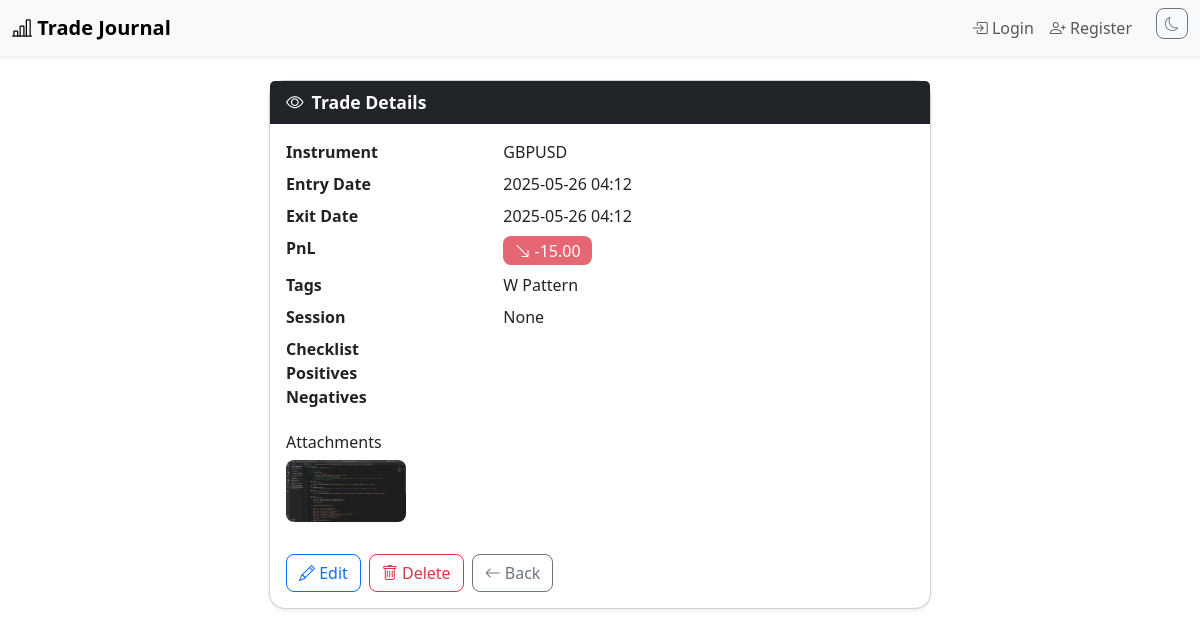
/trades/42/, run on an earlier commit of the app's database.
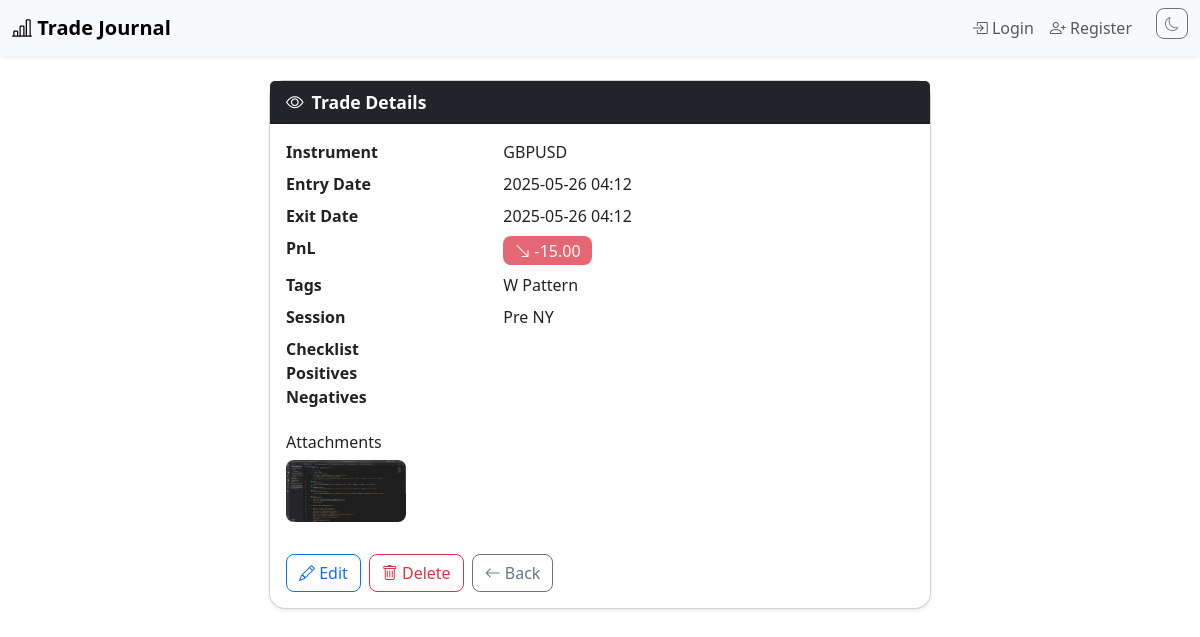
And on a later commit of the database.
### core/models.py (models this page shows, shortened)
class Trade(models.Model):
    account = models.ForeignKey('Account', on_delete=models.CASCADE, related_name='trades')
    instrument = models.CharField(max_length=100)
    entry_price = models.DecimalField(max_digits=12, decimal_places=4)
    exit_price = models.DecimalField(max_digits=12, decimal_places=4)
    entry_date = models.DateTimeField()
    exit_date = models.DateTimeField()
    quantity = models.DecimalField(max_digits=12, decimal_places=2)
    notes = models.TextField(blank=True)
    tags = models.ManyToManyField('Tag', blank=True)
    session = models.ForeignKey('Session', null=True, blank=True, on_delete=models.SET_NULL)
    checklist = models.ManyToManyField('ChecklistItem', blank=True)
    positives = models.ManyToManyField('Positive', blank=True)
    negatives = models.ManyToManyField('Negative', blank=True)
    gross_pnl = models.DecimalField(max_digits=12, decimal_places=2, default=0)
    charges = models.DecimalField(max_digits=12, decimal_places=2, default=0)
    net_pnl = models.DecimalField(max_digits=12, decimal_places=2, default=0)
    @property
    def pnl(self):
        return self.net_pnl

class Tag(models.Model):
    name = models.CharField(max_length=50)
    def __str__(self):
        return self.name

class TradeAttachment(models.Model):
    trade = models.ForeignKey('Trade', on_delete=models.CASCADE, related_name='attachments')
    file = models.FileField(upload_to='trade_attachments/')
    uploaded_at = models.DateTimeField(auto_now_add=True)

class Session(models.Model):
    name = models.CharField(max_length=50, unique=True)
    def __str__(self):
        return self.name

### core/views.py (the view)
# urls.py: path('trades/<int:pk>/', views.trade_detail_view, name='trade_detail'),
def trade_detail_view(request, pk):
    trade = get_object_or_404(Trade, pk=pk)
    return render(request, 'trade_detail.html', {'trade': trade})

### core/templates/trade_detail.html (shortened to what this page needs)
{% extends 'base.html' %}
{% block content %}
<div class="container my-4">
  <div class="row justify-content-center">
    <div class="col-md-8 col-lg-7">
      <div class="card shadow-sm">
        <div class="card-header bg-dark text-white d-flex align-items-center">
          <i class="bi bi-eye me-2"></i> Trade Details
        </div>
        <div class="card-body">
          <dl class="row mb-0">
            <dt class="col-sm-4">Instrument</dt>
            <dd class="col-sm-8">{{ trade.instrument }}</dd>
            <dt class="col-sm-4">Entry Date</dt>
            <dd class="col-sm-8">{{ trade.entry_date|date:'Y-m-d H:i' }}</dd>
            <dt class="col-sm-4">Exit Date</dt>
            <dd class="col-sm-8">{{ trade.exit_date|date:'Y-m-d H:i' }}</dd>
            <dt class="col-sm-4">PnL</dt>
            <dd class="col-sm-8">
              {% if trade.pnl >= 0 %}
                <span class="badge badge-pnl bg-success bg-opacity-75 text-white"><i class="bi bi-arrow-up-right me-1"></i>{{ trade.pnl|floatformat:2 }}</span>
              {% else %}
                <span class="badge badge-pnl bg-danger bg-opacity-75 text-white"><i class="bi bi-arrow-down-right me-1"></i>{{ trade.pnl|floatformat:2 }}</span>
              {% endif %}
            </dd>
            <dt class="col-sm-4">Tags</dt>
            <dd class="col-sm-8">{% for tag in trade.tags.all %}{{ tag }}{% if not forloop.last %}, {% endif %}{% endfor %}</dd>
            <dt class="col-sm-4">Session</dt>
            <dd class="col-sm-8">{{ trade.session }}</dd>
            <dt class="col-sm-4">Checklist</dt>
            <dd class="col-sm-8">{% for item in trade.checklist.all %}{{ item }}{% if not forloop.last %}, {% endif %}{% endfor %}</dd>
            <dt class="col-sm-4">Positives</dt>
            <dd class="col-sm-8">{% for pos in trade.positives.all %}{{ pos }}{% if not forloop.last %}, {% endif %}{% endfor %}</dd>
            <dt class="col-sm-4">Negatives</dt>
            <dd class="col-sm-8">{% for neg in trade.negatives.all %}{{ neg }}{% if not forloop.last %}, {% endif %}{% endfor %}</dd>
          </dl>
          {% if trade.attachments.all %}
          <div class="mt-4">
            <h6>Attachments</h6>
            <div class="d-flex flex-wrap gap-2">
              {% for attachment in trade.attachments.all %}
                {% with ext=attachment.file.name|lower %}
                  {% if ext|slice:'-4:' == '.jpg' or ext|slice:'-5:' == '.jpeg' or ext|slice:'-4:' == '.png' or ext|slice:'-4:' == '.gif' %}
                    <a href="{{ attachment.file.url }}" target="_blank">
                      <img src="{{ attachment.file.url }}" class="attachment-thumb mb-2" alt="Attachment">
                    </a>
                  {% else %}
                    <a href="{{ attachment.file.url }}" target="_blank" class="btn btn-outline-secondary btn-sm mb-2">
                      <i class="bi bi-paperclip"></i> {{ attachment.file.name|slice:'15:' }}
                    </a>
                  {% endif %}
                {% endwith %}
              {% endfor %}
            </div>
          </div>
          {% endif %}
          <div class="mt-4 d-flex gap-2">
            <a href="{% url 'trade_edit' trade.pk %}" class="btn btn-outline-primary"><i class="bi bi-pencil"></i> Edit</a>
            <a href="{% url 'trade_delete' trade.pk %}" class="btn btn-outline-danger"><i class="bi bi-trash"></i> Delete</a>
            <a href="{% url 'dashboard' %}" class="btn btn-outline-secondary"><i class="bi bi-arrow-left"></i> Back</a>
          </div>
        </div>
      </div>
    </div>
  </div>
</div>
{% endblock %}

### core/templates/base.html (shortened to what this page needs)
<!DOCTYPE html>
<html lang="en" data-bs-theme="auto">
<head>
  <link href="https://cdn.jsdelivr.net/npm/bootstrap@5.3.0/dist/css/bootstrap.min.css" rel="stylesheet">
  <link href="https://cdn.jsdelivr.net/npm/bootstrap-icons@1.11.3/font/bootstrap-icons.css" rel="stylesheet">
</head>
<body data-bs-theme="light">
<nav class="navbar navbar-expand-lg navbar-light bg-light shadow-sm mb-4">
  <div class="container-fluid">
    <a class="navbar-brand fw-bold" href="{% url 'dashboard' %}"><i class="bi bi-bar-chart-line"></i> Trade Journal</a>
    <div class="collapse navbar-collapse" id="navbarNav">
      <ul class="navbar-nav ms-auto">
        {% if user.is_authenticated %}
        <li class="nav-item">
          <a class="nav-link" href="{% url 'dashboard' %}"><i class="bi bi-house"></i> Dashboard</a>
        </li>
        <li class="nav-item">
          <a class="nav-link" href="{% url 'advanced_analytics' %}"><i class="bi bi-bar-chart-line"></i> Advanced Analytics</a>
        </li>
        <li class="nav-item">
          <a class="nav-link" href="{% url 'daily_checklist' %}"><i class="bi bi-calendar-check"></i> Daily Checklist</a>
        </li>
        <li class="nav-item">
          <a class="nav-link" href="{% url 'profile' %}"><i class="bi bi-person"></i> Profile</a>
        </li>
        <li class="nav-item">
          <a class="nav-link" href="{% url 'logout' %}"><i class="bi bi-box-arrow-right"></i> Logout</a>
        </li>
        {% else %}
        <li class="nav-item">
          <a class="nav-link" href="{% url 'login' %}"><i class="bi bi-box-arrow-in-right"></i> Login</a>
        </li>
        <li class="nav-item">
          <a class="nav-link" href="{% url 'register' %}"><i class="bi bi-person-plus"></i> Register</a>
        </li>
        {% endif %}
        <li class="nav-item ms-3">
          <button id="themeToggle" class="btn btn-outline-secondary btn-sm" type="button" title="Toggle light/dark mode"><i class="bi bi-moon"></i></button>
        </li>
      </ul>
    </div>
  </div>
</nav>
<div class="container">
  {% block content %}{% endblock %}
</div>
</body>
</html>

### core/templates/base.html (style rules this page uses)
body { background: var(--bs-body-bg, #f8f9fa); }
.navbar-brand { font-weight: bold; }
.container { max-width: 1200px; }
.card { border-radius: 0.75rem; }
.btn { border-radius: 0.5rem; }

### core/templates/trade_detail.html (style rules this page uses)
.card { border-radius: 0.75rem; background: #fff; color: #222; }
.card-header { border-radius: 0.75rem 0.75rem 0 0; font-weight: 600; font-size: 1.08em; background: #f8f9fa; color: #222; }
.btn { border-radius: 0.5rem; }
.card { border-radius: 1rem; box-shadow: 0 2px 16px 0 rgba(0,0,0,0.07); }
.card-header { border-top-left-radius: 1rem; border-top-right-radius: 1rem; font-size: 1.1rem; font-weight: 600; }
.badge-pnl { font-size: 1em; padding: 0.4em 0.7em; border-radius: 0.5em; font-weight: 500; }
.attachment-thumb { max-width: 120px; max-height: 120px; object-fit: cover; border-radius: 0.5em; margin-right: 0.5em; }

What changed in the data, as far as the page shows it:
changed Trade "GBPUSD": session "None" → "Pre NY"
